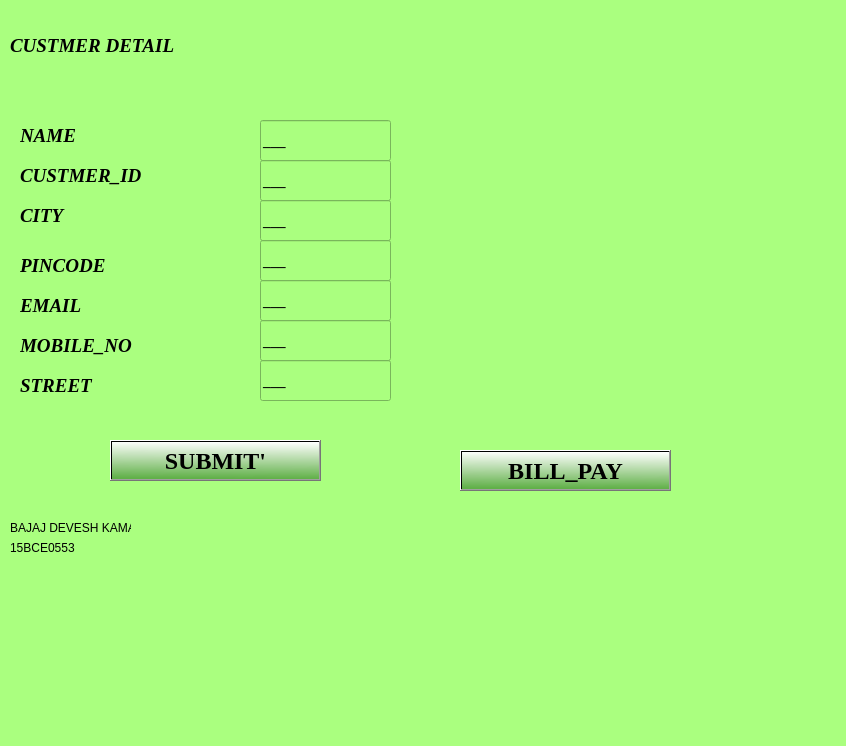
<?xml version="1.0" encoding="UTF-8"?>
<ui version="4.0">
 <class>MainWindow</class>
 <widget class="QMainWindow" name="MainWindow">
  <property name="geometry">
   <rect>
    <x>0</x>
    <y>0</y>
    <width>846</width>
    <height>746</height>
   </rect>
  </property>
  <property name="windowTitle">
   <string>MainWindow</string>
  </property>
  <property name="styleSheet">
   <string notr="true">background-color: rgb(170, 255, 127);
alternate-background-color: rgb(197, 185, 255);</string>
  </property>
  <widget class="QWidget" name="centralwidget">
   <widget class="QLabel" name="label_2">
    <property name="geometry">
     <rect>
      <x>10</x>
      <y>30</y>
      <width>201</width>
      <height>31</height>
     </rect>
    </property>
    <property name="font">
     <font>
      <family>Times New Roman</family>
      <pointsize>14</pointsize>
      <weight>75</weight>
      <italic>true</italic>
      <bold>true</bold>
     </font>
    </property>
    <property name="text">
     <string>CUSTMER DETAIL</string>
    </property>
   </widget>
   <widget class="QLabel" name="label_3">
    <property name="geometry">
     <rect>
      <x>20</x>
      <y>120</y>
      <width>201</width>
      <height>31</height>
     </rect>
    </property>
    <property name="font">
     <font>
      <family>Times New Roman</family>
      <pointsize>14</pointsize>
      <weight>75</weight>
      <italic>true</italic>
      <bold>true</bold>
     </font>
    </property>
    <property name="text">
     <string>NAME</string>
    </property>
   </widget>
   <widget class="QLabel" name="label_4">
    <property name="geometry">
     <rect>
      <x>20</x>
      <y>160</y>
      <width>201</width>
      <height>31</height>
     </rect>
    </property>
    <property name="font">
     <font>
      <family>Times New Roman</family>
      <pointsize>14</pointsize>
      <weight>75</weight>
      <italic>true</italic>
      <bold>true</bold>
     </font>
    </property>
    <property name="text">
     <string>CUSTMER_ID</string>
    </property>
   </widget>
   <widget class="QLabel" name="label_5">
    <property name="geometry">
     <rect>
      <x>20</x>
      <y>200</y>
      <width>201</width>
      <height>31</height>
     </rect>
    </property>
    <property name="font">
     <font>
      <family>Times New Roman</family>
      <pointsize>14</pointsize>
      <weight>75</weight>
      <italic>true</italic>
      <bold>true</bold>
     </font>
    </property>
    <property name="text">
     <string>CITY</string>
    </property>
   </widget>
   <widget class="QLabel" name="label_6">
    <property name="geometry">
     <rect>
      <x>20</x>
      <y>250</y>
      <width>201</width>
      <height>31</height>
     </rect>
    </property>
    <property name="font">
     <font>
      <family>Times New Roman</family>
      <pointsize>14</pointsize>
      <weight>75</weight>
      <italic>true</italic>
      <bold>true</bold>
     </font>
    </property>
    <property name="text">
     <string>PINCODE</string>
    </property>
   </widget>
   <widget class="QLabel" name="label_7">
    <property name="geometry">
     <rect>
      <x>20</x>
      <y>370</y>
      <width>231</width>
      <height>31</height>
     </rect>
    </property>
    <property name="font">
     <font>
      <family>Times New Roman</family>
      <pointsize>14</pointsize>
      <weight>75</weight>
      <italic>true</italic>
      <bold>true</bold>
     </font>
    </property>
    <property name="text">
     <string>STREET</string>
    </property>
   </widget>
   <widget class="QLabel" name="label_8">
    <property name="geometry">
     <rect>
      <x>20</x>
      <y>290</y>
      <width>201</width>
      <height>31</height>
     </rect>
    </property>
    <property name="font">
     <font>
      <family>Times New Roman</family>
      <pointsize>14</pointsize>
      <weight>75</weight>
      <italic>true</italic>
      <bold>true</bold>
     </font>
    </property>
    <property name="text">
     <string>EMAIL</string>
    </property>
   </widget>
   <widget class="QLabel" name="label_10">
    <property name="geometry">
     <rect>
      <x>20</x>
      <y>330</y>
      <width>201</width>
      <height>31</height>
     </rect>
    </property>
    <property name="font">
     <font>
      <family>Times New Roman</family>
      <pointsize>14</pointsize>
      <weight>75</weight>
      <italic>true</italic>
      <bold>true</bold>
     </font>
    </property>
    <property name="text">
     <string>MOBILE_NO</string>
    </property>
   </widget>
   <widget class="QPushButton" name="pushButton">
    <property name="geometry">
     <rect>
      <x>110</x>
      <y>440</y>
      <width>211</width>
      <height>41</height>
     </rect>
    </property>
    <property name="font">
     <font>
      <family>Times New Roman</family>
      <pointsize>18</pointsize>
      <weight>75</weight>
      <bold>true</bold>
     </font>
    </property>
    <property name="styleSheet">
     <string notr="true">background-color: qlineargradient(spread:pad, x1:0.972, y1:1, x2:1, y2:0, stop:0 rgba(0, 0, 0, 255), stop:1 rgba(255, 255, 255, 255));
background-color: qlineargradient(spread:pad, x1:0.972, y1:1, x2:1, y2:0, stop:0 rgba(0, 73, 0, 111), stop:1 rgba(255, 255, 255, 255));</string>
    </property>
    <property name="text">
     <string>SUBMIT'</string>
    </property>
   </widget>
   <widget class="QPushButton" name="pushButton_2">
    <property name="geometry">
     <rect>
      <x>460</x>
      <y>450</y>
      <width>211</width>
      <height>41</height>
     </rect>
    </property>
    <property name="font">
     <font>
      <family>Times New Roman</family>
      <pointsize>18</pointsize>
      <weight>75</weight>
      <bold>true</bold>
     </font>
    </property>
    <property name="styleSheet">
     <string notr="true">background-color: qlineargradient(spread:pad, x1:0.972, y1:1, x2:1, y2:0, stop:0 rgba(0, 0, 0, 255), stop:1 rgba(255, 255, 255, 255));
background-color: qlineargradient(spread:pad, x1:0.972, y1:1, x2:1, y2:0, stop:0 rgba(0, 73, 0, 111), stop:1 rgba(255, 255, 255, 255));</string>
    </property>
    <property name="text">
     <string>BILL_PAY</string>
    </property>
   </widget>
   <widget class="QLabel" name="label_9">
    <property name="geometry">
     <rect>
      <x>10</x>
      <y>520</y>
      <width>121</width>
      <height>16</height>
     </rect>
    </property>
    <property name="text">
     <string>BAJAJ DEVESH KAMAL</string>
    </property>
   </widget>
   <widget class="QLabel" name="label_11">
    <property name="geometry">
     <rect>
      <x>10</x>
      <y>540</y>
      <width>71</width>
      <height>16</height>
     </rect>
    </property>
    <property name="text">
     <string>15BCE0553</string>
    </property>
   </widget>
   <widget class="QLineEdit" name="lineEdit">
    <property name="geometry">
     <rect>
      <x>260</x>
      <y>120</y>
      <width>131</width>
      <height>41</height>
     </rect>
    </property>
    <property name="font">
     <font>
      <family>Times New Roman</family>
      <pointsize>11</pointsize>
      <weight>75</weight>
      <bold>true</bold>
     </font>
    </property>
    <property name="text">
     <string>___</string>
    </property>
   </widget>
   <widget class="QLineEdit" name="lineEdit_5">
    <property name="geometry">
     <rect>
      <x>260</x>
      <y>280</y>
      <width>131</width>
      <height>41</height>
     </rect>
    </property>
    <property name="font">
     <font>
      <family>Times New Roman</family>
      <pointsize>11</pointsize>
      <weight>75</weight>
      <bold>true</bold>
     </font>
    </property>
    <property name="text">
     <string>___</string>
    </property>
   </widget>
   <widget class="QLineEdit" name="lineEdit_2">
    <property name="geometry">
     <rect>
      <x>260</x>
      <y>160</y>
      <width>131</width>
      <height>41</height>
     </rect>
    </property>
    <property name="font">
     <font>
      <family>Times New Roman</family>
      <pointsize>11</pointsize>
      <weight>75</weight>
      <bold>true</bold>
     </font>
    </property>
    <property name="text">
     <string>___</string>
    </property>
   </widget>
   <widget class="QLineEdit" name="lineEdit_3">
    <property name="geometry">
     <rect>
      <x>260</x>
      <y>200</y>
      <width>131</width>
      <height>41</height>
     </rect>
    </property>
    <property name="font">
     <font>
      <family>Times New Roman</family>
      <pointsize>11</pointsize>
      <weight>75</weight>
      <bold>true</bold>
     </font>
    </property>
    <property name="text">
     <string>___</string>
    </property>
   </widget>
   <widget class="QLineEdit" name="lineEdit_4">
    <property name="geometry">
     <rect>
      <x>260</x>
      <y>240</y>
      <width>131</width>
      <height>41</height>
     </rect>
    </property>
    <property name="font">
     <font>
      <family>Times New Roman</family>
      <pointsize>11</pointsize>
      <weight>75</weight>
      <bold>true</bold>
     </font>
    </property>
    <property name="text">
     <string>___</string>
    </property>
   </widget>
   <widget class="QLineEdit" name="lineEdit_6">
    <property name="geometry">
     <rect>
      <x>260</x>
      <y>320</y>
      <width>131</width>
      <height>41</height>
     </rect>
    </property>
    <property name="font">
     <font>
      <family>Times New Roman</family>
      <pointsize>11</pointsize>
      <weight>75</weight>
      <bold>true</bold>
     </font>
    </property>
    <property name="text">
     <string>___</string>
    </property>
   </widget>
   <widget class="QLineEdit" name="lineEdit_7">
    <property name="geometry">
     <rect>
      <x>260</x>
      <y>360</y>
      <width>131</width>
      <height>41</height>
     </rect>
    </property>
    <property name="font">
     <font>
      <family>Times New Roman</family>
      <pointsize>11</pointsize>
      <weight>75</weight>
      <bold>true</bold>
     </font>
    </property>
    <property name="text">
     <string>___</string>
    </property>
   </widget>
  </widget>
  <widget class="QMenuBar" name="menubar">
   <property name="geometry">
    <rect>
     <x>0</x>
     <y>0</y>
     <width>846</width>
     <height>21</height>
    </rect>
   </property>
  </widget>
  <widget class="QStatusBar" name="statusbar"/>
 </widget>
 <resources/>
 <connections/>
</ui>
